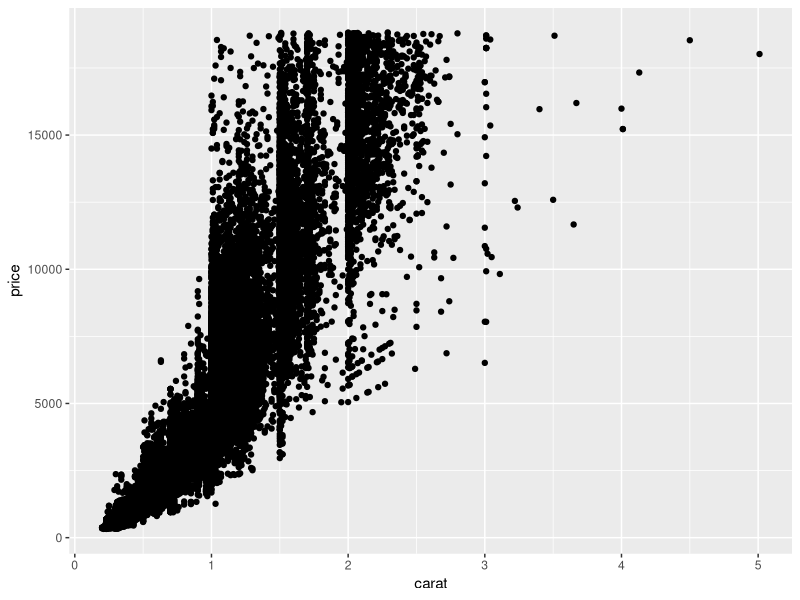
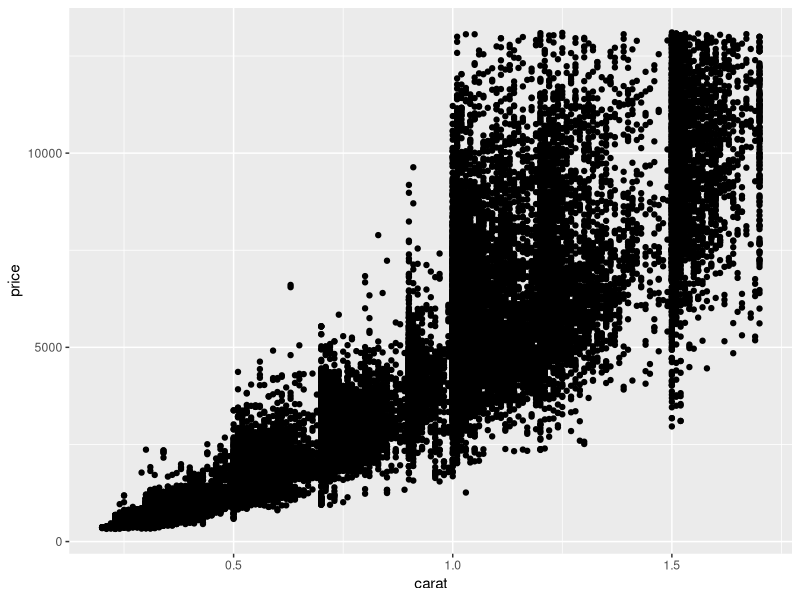
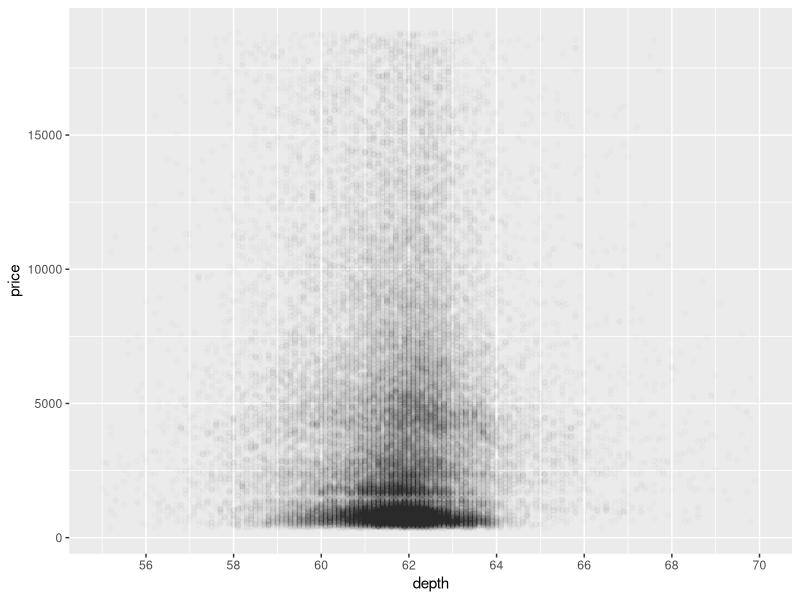
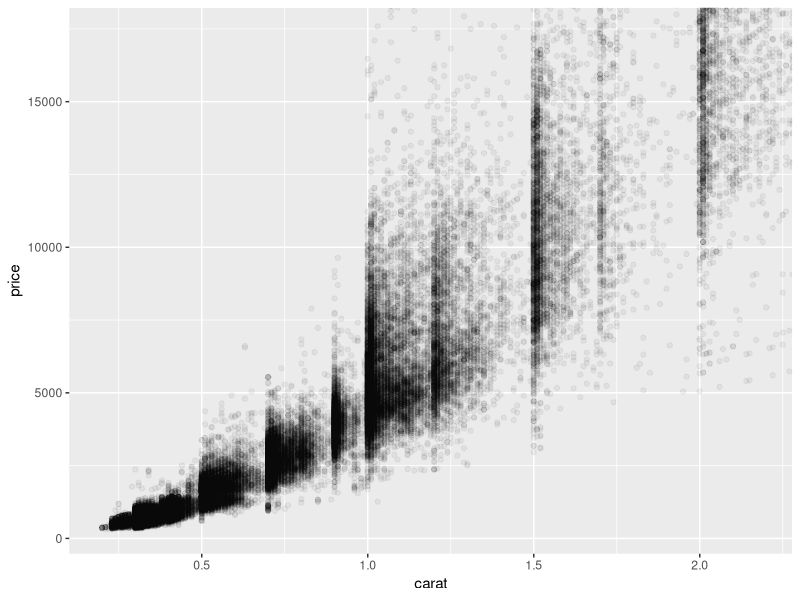
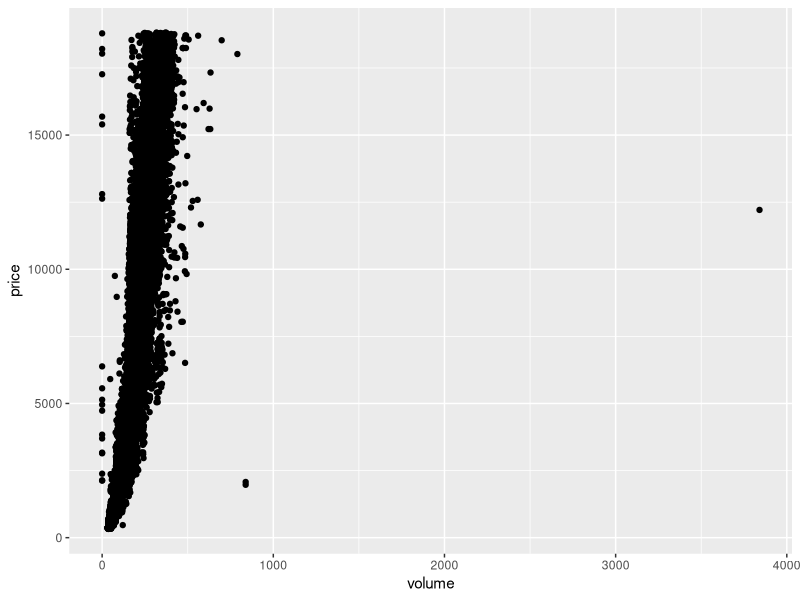

Source code (R) for these figures, in order:
setwd("~/Desktop/eda-course-materials/lesson6/solutions")
getwd()

library(ggplot2)
data(diamonds)
summary(diamonds)

ggplot(data = diamonds, aes(x = carat, y = price)) + geom_point()

# It seems that there is an exponential relationship between price and carat. 
# There are some outliers in the sample.

summary(diamonds$carat)
summary(diamonds$price)
quantile(diamonds$carat)
quantile(diamonds$price)
quantile(diamonds$carat, c(.9))
quantile(diamonds$price, c(.9))

# 90% of the diamonds have a carat below 1.51 and price under 9821.

ggplot(data = diamonds, aes(x = carat, y = price)) + 
  geom_point() + scale_x_continuous(lim = c(.2, quantile(diamonds$carat, .95))) +
  scale_y_continuous(lim = c(326, quantile(diamonds$price, .95)))

# Correlation

with(diamonds , cor.test(price, x))
with(diamonds , cor.test(price, y))
with(diamonds , cor.test(price, z))

# Create a simple scatter plot of price vs depth.

ggplot(data = diamonds, aes(x = depth, y = price)) + 
  geom_point(alpha=0.01) + scale_x_continuous(lim = c(55,70), breaks = seq(50,70,2))

# Correlation between depth vs price

with(diamonds , cor.test(depth, price))

# Create a scatterplot of price vs carat
# and omit the top 1% of price and carat
# values.

?coord_cartesian
summary(diamonds$carat)
summary(diamonds$price)

ggplot(data = diamonds, aes(y = price, x= carat)) + geom_point(alpha=0.05) +
 coord_cartesian(ylim = (c(326, quantile(diamonds$price, .99))), xlim = (c(.2, quantile(diamonds$carat, .99))))

# Create a scatterplot of price vs. volume (x * y * z).
# This is a very rough approximation for a diamond's volume.

# Create a new variable for volume in the diamonds data frame.
# This will be useful in a later exercise.

# Don't make any adjustments to the plot just yet.

diamonds$volume <- with(diamonds, x*y*z)

summary(diamonds$volume)

ggplot(data = diamonds, aes(x=volume, y=price)) + geom_point()

